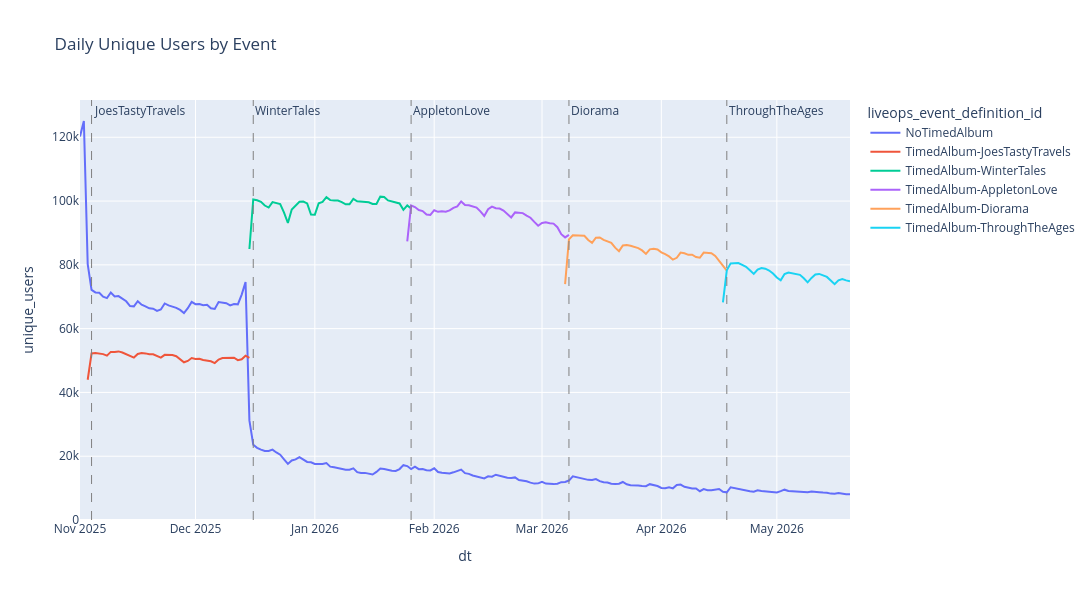

Here is the notebook cell this chart was saved with:
### Code cell
# hide-output
fig = px.line(daily_users_event, 
              x='dt', 
              y='unique_users',
              color='liveops_event_definition_id',
              title='Daily Unique Users by Event',
              width=1200,
              height=600,
              hover_data={'unique_users': True})

fig = add_vlines_to_figure(fig, vlines_events)

fig.update_yaxes(rangemode='tozero')
fig.show()

### Figure 1 — Plotly figure (JSON) as saved in the notebook; plotly's stock layout.template omitted (floating-point values rounded to 4 significant figures; data arrays with more than 128 entries replaced by an {"elided": "..."} marker saying what was removed)
{"data": [{"hovertemplate": "liveops_event_definition_id=NoTimedAlbum<br>dt=%{x}<br>unique_users=%{y}<extra></extra>", "legendgroup": "NoTimedAlbum", "line": {"color": "#636efa", "dash": "solid"}, "marker": {"symbol": "circle"}, "mode": "lines", "name": "NoTimedAlbum", "orientation": "v", "showlegend": true, "type": "scatter", "x": {"elided": "201 str values"}, "xaxis": "x", "y": {"elided": "201 int values"}, "yaxis": "y"}, {"hovertemplate": "liveops_event_definition_id=TimedAlbum-JoesTastyTravels<br>dt=%{x}<br>unique_users=%{y}<extra></extra>", "legendgroup": "TimedAlbum-JoesTastyTravels", "line": {"color": "#EF553B", "dash": "solid"}, "marker": {"symbol": "circle"}, "mode": "lines", "name": "TimedAlbum-JoesTastyTravels", "orientation": "v", "showlegend": true, "type": "scatter", "x": ["2025-11-03", "2025-11-04", "2025-11-05", "2025-11-06", "2025-11-07", "2025-11-08", "2025-11-09", "2025-11-10", "2025-11-11", "2025-11-12", "2025-11-13", "2025-11-14", "2025-11-15", "2025-11-16", "2025-11-17", "2025-11-18", "2025-11-19", "2025-11-20", "2025-11-21", "2025-11-22", "2025-11-23", "2025-11-24", "2025-11-25", "2025-11-26", "2025-11-27", "2025-11-28", "2025-11-29", "2025-11-30", "2025-12-01", "2025-12-02", "2025-12-03", "2025-12-04", "2025-12-05", "2025-12-06", "2025-12-07", "2025-12-08", "2025-12-09", "2025-12-10", "2025-12-11", "2025-12-12", "2025-12-13", "2025-12-14", "2025-12-15"], "xaxis": "x", "y": [43977, 52210, 52384, 52189, 52011, 51541, 52711, 52703, 52864, 52525, 52067, 51515, 50922, 52057, 52342, 52235, 51958, 51948, 51541, 50914, 51774, 51851, 51725, 51348, 50312, 49455, 49870, 50776, 50465, 50541, 50182, 50028, 49774, 49190, 50305, 50765, 50764, 50742, 50881, 50109, 50406, 51509, 50839], "yaxis": "y"}, {"hovertemplate": "liveops_event_definition_id=TimedAlbum-WinterTales<br>dt=%{x}<br>unique_users=%{y}<extra></extra>", "legendgroup": "TimedAlbum-WinterTales", "line": {"color": "#00cc96", "dash": "solid"}, "marker": {"symbol": "circle"}, "mode": "lines", "name": "TimedAlbum-WinterTales", "orientation": "v", "showlegend": true, "type": "scatter", "x": ["2025-12-15", "2025-12-16", "2025-12-17", "2025-12-18", "2025-12-19", "2025-12-20", "2025-12-21", "2025-12-22", "2025-12-23", "2025-12-24", "2025-12-25", "2025-12-26", "2025-12-27", "2025-12-28", "2025-12-29", "2025-12-30", "2025-12-31", "2026-01-01", "2026-01-02", "2026-01-03", "2026-01-04", "2026-01-05", "2026-01-06", "2026-01-07", "2026-01-08", "2026-01-09", "2026-01-10", "2026-01-11", "2026-01-12", "2026-01-13", "2026-01-14", "2026-01-15", "2026-01-16", "2026-01-17", "2026-01-18", "2026-01-19", "2026-01-20", "2026-01-21", "2026-01-22", "2026-01-23", "2026-01-24", "2026-01-25", "2026-01-26"], "xaxis": "x", "y": [84968, 100509, 100264, 99776, 98595, 97975, 99663, 99394, 99037, 96363, 93120, 97373, 98504, 99799, 99841, 99247, 95762, 95726, 99307, 99753, 101229, 100287, 100156, 100170, 99668, 98970, 99006, 100658, 99913, 99838, 99737, 99604, 99069, 99097, 101384, 101287, 100206, 99848, 99627, 99256, 97257, 98649, 97655], "yaxis": "y"}, {"hovertemplate": "liveops_event_definition_id=TimedAlbum-AppletonLove<br>dt=%{x}<br>unique_users=%{y}<extra></extra>", "legendgroup": "TimedAlbum-AppletonLove", "line": {"color": "#ab63fa", "dash": "solid"}, "marker": {"symbol": "circle"}, "mode": "lines", "name": "TimedAlbum-AppletonLove", "orientation": "v", "showlegend": true, "type": "scatter", "x": ["2026-01-25", "2026-01-26", "2026-01-27", "2026-01-28", "2026-01-29", "2026-01-30", "2026-01-31", "2026-02-01", "2026-02-02", "2026-02-03", "2026-02-04", "2026-02-05", "2026-02-06", "2026-02-07", "2026-02-08", "2026-02-09", "2026-02-10", "2026-02-11", "2026-02-12", "2026-02-13", "2026-02-14", "2026-02-15", "2026-02-16", "2026-02-17", "2026-02-18", "2026-02-19", "2026-02-20", "2026-02-21", "2026-02-22", "2026-02-23", "2026-02-24", "2026-02-25", "2026-02-26", "2026-02-27", "2026-02-28", "2026-03-01", "2026-03-02", "2026-03-03", "2026-03-04", "2026-03-05", "2026-03-06", "2026-03-07", "2026-03-08"], "xaxis": "x", "y": [87361, 98594, 98115, 97169, 96849, 95776, 95666, 97124, 96622, 96792, 96657, 97084, 97859, 98322, 99871, 98751, 98705, 98379, 97960, 96756, 95322, 97458, 98275, 97767, 97650, 97021, 95867, 94866, 96438, 96423, 96220, 95442, 94784, 93475, 92261, 93116, 93364, 93049, 92937, 91800, 89625, 88608, 89387], "yaxis": "y"}, {"hovertemplate": "liveops_event_definition_id=TimedAlbum-Diorama<br>dt=%{x}<br>unique_users=%{y}<extra></extra>", "legendgroup": "TimedAlbum-Diorama", "line": {"color": "#FFA15A", "dash": "solid"}, "marker": {"symbol": "circle"}, "mode": "lines", "name": "TimedAlbum-Diorama", "orientation": "v", "showlegend": true, "type": "scatter", "x": ["2026-03-07", "2026-03-08", "2026-03-09", "2026-03-10", "2026-03-11", "2026-03-12", "2026-03-13", "2026-03-14", "2026-03-15", "2026-03-16", "2026-03-17", "2026-03-18", "2026-03-19", "2026-03-20", "2026-03-21", "2026-03-22", "2026-03-23", "2026-03-24", "2026-03-25", "2026-03-26", "2026-03-27", "2026-03-28", "2026-03-29", "2026-03-30", "2026-03-31", "2026-04-01", "2026-04-02", "2026-04-03", "2026-04-04", "2026-04-05", "2026-04-06", "2026-04-07", "2026-04-08", "2026-04-09", "2026-04-10", "2026-04-11", "2026-04-12", "2026-04-13", "2026-04-14", "2026-04-15", "2026-04-16", "2026-04-17", "2026-04-18"], "xaxis": "x", "y": [73935, 87972, 89279, 89243, 89153, 89115, 87804, 86920, 88514, 88577, 87814, 87379, 86925, 85393, 84295, 86070, 86235, 85998, 85571, 85247, 84530, 83424, 84853, 85036, 84800, 83902, 83335, 82657, 81629, 82204, 83849, 83643, 83143, 83179, 82458, 82222, 83859, 83769, 83673, 82786, 81216, 79560, 78187], "yaxis": "y"}, {"hovertemplate": "liveops_event_definition_id=TimedAlbum-ThroughTheAges<br>dt=%{x}<br>unique_users=%{y}<extra></extra>", "legendgroup": "TimedAlbum-ThroughTheAges", "line": {"color": "#19d3f3", "dash": "solid"}, "marker": {"symbol": "circle"}, "mode": "lines", "name": "TimedAlbum-ThroughTheAges", "orientation": "v", "showlegend": true, "type": "scatter", "x": ["2026-04-17", "2026-04-18", "2026-04-19", "2026-04-20", "2026-04-21", "2026-04-22", "2026-04-23", "2026-04-24", "2026-04-25", "2026-04-26", "2026-04-27", "2026-04-28", "2026-04-29", "2026-04-30", "2026-05-01", "2026-05-02", "2026-05-03", "2026-05-04", "2026-05-05", "2026-05-06", "2026-05-07", "2026-05-08", "2026-05-09", "2026-05-10", "2026-05-11", "2026-05-12", "2026-05-13", "2026-05-14", "2026-05-15", "2026-05-16", "2026-05-17", "2026-05-18", "2026-05-19", "2026-05-20"], "xaxis": "x", "y": [68240, 78277, 80458, 80485, 80569, 79963, 79379, 78276, 77164, 78499, 79022, 78790, 78225, 77284, 76018, 75151, 77135, 77590, 77413, 77115, 76865, 75784, 74502, 75892, 76979, 77154, 76749, 76215, 75072, 73946, 75145, 75517, 75132, 74833], "yaxis": "y"}], "layout": {"annotations": [{"showarrow": false, "text": "JoesTastyTravels", "x": 1762214400000, "xanchor": "left", "xref": "x", "y": 1, "yanchor": "top", "yref": "y domain"}, {"showarrow": false, "text": "WinterTales", "x": 1765843200000, "xanchor": "left", "xref": "x", "y": 1, "yanchor": "top", "yref": "y domain"}, {"showarrow": false, "text": "AppletonLove", "x": 1769385600000, "xanchor": "left", "xref": "x", "y": 1, "yanchor": "top", "yref": "y domain"}, {"showarrow": false, "text": "Diorama", "x": 1772928000000, "xanchor": "left", "xref": "x", "y": 1, "yanchor": "top", "yref": "y domain"}, {"showarrow": false, "text": "ThroughTheAges", "x": 1776470400000, "xanchor": "left", "xref": "x", "y": 1, "yanchor": "top", "yref": "y domain"}], "height": 600, "legend": {"title": {"text": "liveops_event_definition_id"}, "tracegroupgap": 0}, "shapes": [{"line": {"color": "gray", "dash": "dash", "width": 1}, "type": "line", "x0": 1762214400000, "x1": 1762214400000, "xref": "x", "y0": 0, "y1": 1, "yref": "y domain"}, {"line": {"color": "gray", "dash": "dash", "width": 1}, "type": "line", "x0": 1765843200000, "x1": 1765843200000, "xref": "x", "y0": 0, "y1": 1, "yref": "y domain"}, {"line": {"color": "gray", "dash": "dash", "width": 1}, "type": "line", "x0": 1769385600000, "x1": 1769385600000, "xref": "x", "y0": 0, "y1": 1, "yref": "y domain"}, {"line": {"color": "gray", "dash": "dash", "width": 1}, "type": "line", "x0": 1772928000000, "x1": 1772928000000, "xref": "x", "y0": 0, "y1": 1, "yref": "y domain"}, {"line": {"color": "gray", "dash": "dash", "width": 1}, "type": "line", "x0": 1776470400000, "x1": 1776470400000, "xref": "x", "y0": 0, "y1": 1, "yref": "y domain"}], "title": {"text": "Daily Unique Users by Event"}, "width": 1200, "xaxis": {"anchor": "y", "domain": [0, 1], "title": {"text": "dt"}}, "yaxis": {"anchor": "x", "domain": [0, 1], "rangemode": "tozero", "title": {"text": "unique_users"}}}}
